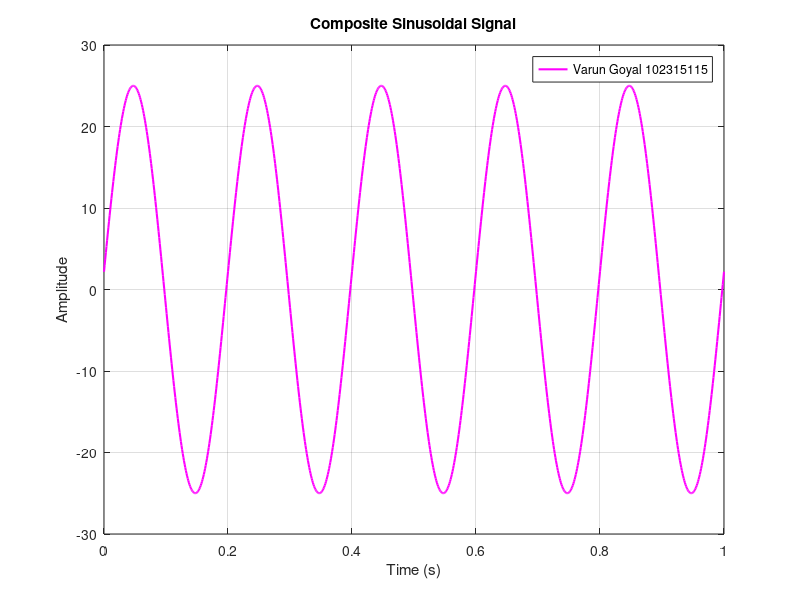

MATLAB code to generate this figure:
clc; clear; close all;

% User input
N = input('Enter number of sinusoids: ');

Fs = 1000;                % Sampling frequency
t = 0:1/Fs:1;             % 1 second duration

signal = zeros(size(t));

for k = 1:N
    A = input(sprintf('Enter amplitude of sinusoid %d: ', k));
    f = input(sprintf('Enter frequency of sinusoid %d (Hz): ', k));
    phi = input(sprintf('Enter phase (in degrees) of sinusoid %d: ', k));
    
    % Add sinusoid to composite signal
    signal = signal + A * sin(2*pi*f*t + deg2rad(phi));
end

% Plot composite signal
figure;
plot(t, signal, 'm','LineWidth',1.5); grid on;
title('Composite Sinusoidal Signal');
xlabel('Time (s)'); ylabel('Amplitude');
legend('Varun Goyal 102315115')
